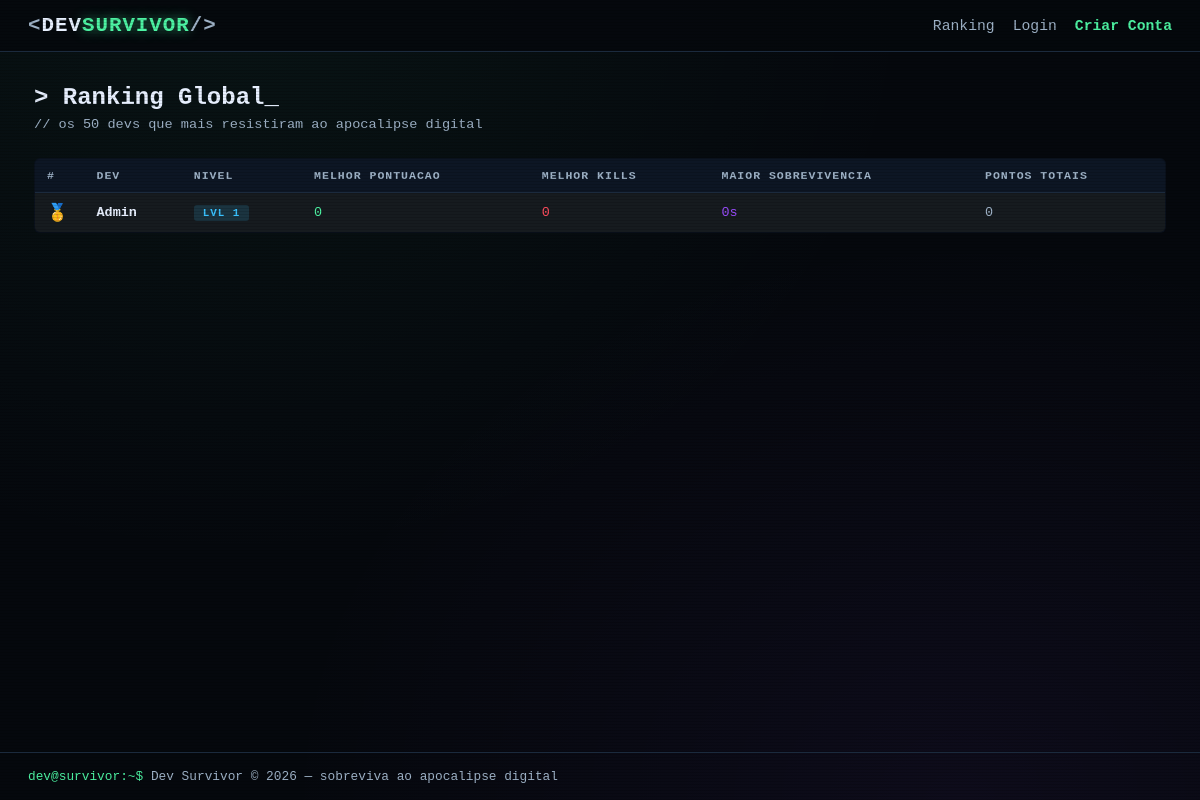
Screenshot of /pages/ranking.php with the database file from the repository.
### tables this page shows
CREATE TABLE rankings (
  id                 INT UNSIGNED NOT NULL AUTO_INCREMENT,
  user_id            INT UNSIGNED NOT NULL,
  best_score         INT UNSIGNED NOT NULL DEFAULT 0,
  best_kills         INT UNSIGNED NOT NULL DEFAULT 0,
  best_survival_time INT UNSIGNED NOT NULL DEFAULT 0,
  total_score        BIGINT UNSIGNED NOT NULL DEFAULT 0,
  total_kills        INT UNSIGNED NOT NULL DEFAULT 0,
  updated_at         TIMESTAMP NOT NULL DEFAULT CURRENT_TIMESTAMP ON UPDATE CURRENT_TIMESTAMP,
  PRIMARY KEY (id),
  UNIQUE KEY uq_rankings_user (user_id),
  KEY idx_rankings_best (best_score),
  CONSTRAINT fk_rankings_user FOREIGN KEY (user_id) REFERENCES users (id) ON DELETE CASCADE
);

CREATE TABLE users (
  id         INT UNSIGNED NOT NULL AUTO_INCREMENT,
  name       VARCHAR(60)  NOT NULL,
  email      VARCHAR(120) NOT NULL,
  password   VARCHAR(255) NOT NULL,
  is_admin   TINYINT(1)   NOT NULL DEFAULT 0,
  created_at TIMESTAMP    NOT NULL DEFAULT CURRENT_TIMESTAMP,
  updated_at TIMESTAMP    NOT NULL DEFAULT CURRENT_TIMESTAMP ON UPDATE CURRENT_TIMESTAMP,
  PRIMARY KEY (id),
  UNIQUE KEY uq_users_email (email)
);

CREATE TABLE players_stats (
  id                  INT UNSIGNED NOT NULL AUTO_INCREMENT,
  user_id             INT UNSIGNED NOT NULL,
  level               INT UNSIGNED NOT NULL DEFAULT 1,
  xp                  INT UNSIGNED NOT NULL DEFAULT 0,
  coins               INT UNSIGNED NOT NULL DEFAULT 0,
  total_score         BIGINT UNSIGNED NOT NULL DEFAULT 0,
  total_kills         INT UNSIGNED NOT NULL DEFAULT 0,
  total_matches       INT UNSIGNED NOT NULL DEFAULT 0,
  total_survival_time INT UNSIGNED NOT NULL DEFAULT 0,
  best_score          INT UNSIGNED NOT NULL DEFAULT 0,
  best_kills          INT UNSIGNED NOT NULL DEFAULT 0,
  best_survival_time  INT UNSIGNED NOT NULL DEFAULT 0,
  maps_completed      INT UNSIGNED NOT NULL DEFAULT 0,
  last_free_roulette  DATE NULL,
  created_at          TIMESTAMP NOT NULL DEFAULT CURRENT_TIMESTAMP,
  updated_at          TIMESTAMP NOT NULL DEFAULT CURRENT_TIMESTAMP ON UPDATE CURRENT_TIMESTAMP,
  PRIMARY KEY (id),
  UNIQUE KEY uq_stats_user (user_id),
  CONSTRAINT fk_stats_user FOREIGN KEY (user_id) REFERENCES users (id) ON DELETE CASCADE
);

### config/database.php (called while the page is built, shortened)
<?php
function db(): PDO
{
    static $pdo = null;
    if ($pdo === null) {
        $dsn = 'mysql:host=' . DB_HOST . ';dbname=' . DB_NAME . ';charset=' . DB_CHARSET;
        try {
            $pdo = new PDO($dsn, DB_USER, DB_PASS, [
                PDO::ATTR_ERRMODE            => PDO::ERRMODE_EXCEPTION,
                PDO::ATTR_DEFAULT_FETCH_MODE => PDO::FETCH_ASSOC,
                PDO::ATTR_EMULATE_PREPARES   => false,
            ]);
        } catch (PDOException $e) {
            http_response_code(500);
            die(
                '<div style="font-family:monospace;background:#0a0f14;color:#ff4d5e;padding:40px;min-height:100vh">' .
                '<h1>[ERRO] Falha na conexao com o banco de dados</h1>' .
                '<p style="color:#9fb3c8">Verifique se o MySQL esta rodando no XAMPP e se o banco ' .
                '<strong style="color:#4df3a3">dev_survivor</strong> foi importado no phpMyAdmin (arquivo install.sql).</p>' .
                '<p style="color:#5c6b7a">Detalhe: ' . htmlspecialchars($e->getMessage(), ENT_QUOTES, 'UTF-8') . '</p>' .
                '</div>'
            );
        }
    }
    return $pdo;
}

### includes/auth.php (called while the page is built, shortened)
<?php
require_once __DIR__ . '/../config/database.php';
function e($value): string
{
    return htmlspecialchars((string)$value, ENT_QUOTES, 'UTF-8');
}
function formatTime(int $seconds): string
{
    $m = intdiv($seconds, 60);
    $s = $seconds % 60;
    return $m > 0 ? "{$m}m {$s}s" : "{$s}s";
}

### pages/ranking.php (the view, shortened to what this page needs)
<?php
require_once __DIR__ . '/../includes/auth.php';
$rows = db()->query(
    'SELECT u.name, s.level,
            r.best_score, r.best_kills, r.best_survival_time, r.total_score, r.total_kills
     FROM rankings r
     JOIN users u          ON u.id = r.user_id
     LEFT JOIN players_stats s ON s.user_id = r.user_id
     ORDER BY r.best_score DESC, r.best_kills DESC
     LIMIT 50'
)->fetchAll();
require_once __DIR__ . '/../includes/header.php';
$medals = [1 => "\u{1F947}", 2 => "\u{1F948}", 3 => "\u{1F949}"];
?>
<h1 class="page-title">&gt; Ranking Global<span class="cursor">_</span></h1>
<p class="page-sub">// os 50 devs que mais resistiram ao apocalipse digital</p>
<?php if (!$rows): ?>
    <p class="empty-msg">Nenhuma partida registrada ainda. Seja o primeiro a entrar para a historia!</p>
<?php else: ?>
    <table class="table table-ranking">
        <thead>
            <tr>
                <th>#</th>
                <th>Dev</th>
                <th>Nivel</th>
                <th>Melhor Pontuacao</th>
                <th>Melhor Kills</th>
                <th>Maior Sobrevivencia</th>
                <th>Pontos Totais</th>
            </tr>
        </thead>
        <tbody>
            <?php foreach ($rows as $i => $r):
                $pos = $i + 1;
            ?>
                <tr class="<?= $pos <= 3 ? 'rank-top' : '' ?>">
                    <td class="rank-pos"><?= $medals[$pos] ?? $pos ?></td>
                    <td class="rank-name"><?= e($r['name']) ?></td>
                    <td><span class="badge badge-level">LVL <?= e($r['level'] ?? 1) ?></span></td>
                    <td class="tx-green"><?= e(number_format((int)$r['best_score'], 0, ',', '.')) ?></td>
                    <td class="tx-red"><?= e($r['best_kills']) ?></td>
                    <td class="tx-purple"><?= e(formatTime((int)$r['best_survival_time'])) ?></td>
                    <td class="tx-dim"><?= e(number_format((int)$r['total_score'], 0, ',', '.')) ?></td>
                </tr>
            <?php endforeach; ?>
        </tbody>
    </table>
<?php endif; ?>
<?php require_once __DIR__ . '/../includes/footer.php'; ?>

### assets/css/style.css (style rules this page uses)
:root { --bg: #05080d; --bg-card: #0a111c; --bg-input: #0d1624; --border: #1b2a3d; --green: #4df3a3; --blue: #39c2ff; --purple: #9b4dff; --red: #ff4d5e; --orange: #ff9f1c; --yellow: #ffd24d; --pink: #ff4da6; --text: #e8f0ff; --text-dim: #9fb3c8; --mono: 'Consolas', 'Courier New', monospace; }
* { margin: 0; padding: 0; box-sizing: border-box; }
body { background: var(--bg); background-image: radial-gradient(ellipse at 20% 0%, rgba(77, 243, 163, 0.05), transparent 50%), radial-gradient(ellipse at 80% 100%, rgba(155, 77, 255, 0.06), transparent 50%); color: var(--text); font-family: var(--mono); min-height: 100vh; display: flex; flex-direction: column; }
.tx-green { color: var(--green); }
.tx-purple { color: var(--purple); }
.tx-red { color: var(--red); }
.tx-dim { color: var(--text-dim); }
.cursor { animation: blink 1.1s steps(1) infinite; }
.page-title { font-size: 1.5rem; margin-bottom: 6px; }
.page-sub { color: var(--text-dim); font-size: 0.85rem; margin-bottom: 26px; }
.badge { display: inline-block; padding: 2px 9px; border-radius: 3px; font-size: 0.68rem; font-weight: bold; letter-spacing: 1px; }
.badge-level { background: rgba(57, 194, 255, 0.15); color: var(--blue); }
.table { width: 100%; border-collapse: collapse; font-size: 0.84rem; background: var(--bg-card); border: 1px solid var(--border); border-radius: 6px; overflow: hidden; }
.table th { text-align: left; padding: 10px 12px; background: var(--bg-input); color: var(--text-dim); font-size: 0.72rem; text-transform: uppercase; letter-spacing: 1px; }
.table td { padding: 9px 12px; border-top: 1px solid var(--border); }
.table-ranking .rank-pos { font-size: 1.05rem; width: 50px; }
.table-ranking .rank-name { font-weight: bold; }
.rank-top { background: rgba(255, 210, 77, 0.05); }

### rows the page displays
rankings: pos "🥇", user.name "Admin", players_stats.level "1", best_score "0", best_kills "0", best_survival_time "0s", total_score "0"
